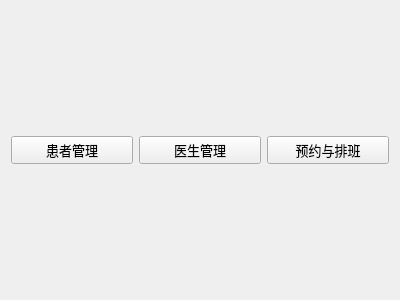
<?xml version="1.0" encoding="UTF-8"?>
<ui version="4.0">
 <class>WelcomeView</class>
 <widget class="QWidget" name="WelcomeView">
  <property name="geometry">
   <rect>
    <x>0</x>
    <y>0</y>
    <width>400</width>
    <height>300</height>
   </rect>
  </property>
  <property name="windowTitle">
   <string>欢迎</string>
  </property>
  <layout class="QVBoxLayout" name="verticalLayout">
   <item>
    <spacer name="verticalSpacer">
     <property name="orientation">
      <enum>Qt::Orientation::Vertical</enum>
     </property>
     <property name="sizeHint" stdset="0">
      <size>
       <width>20</width>
       <height>119</height>
      </size>
     </property>
    </spacer>
   </item>
   <item>
    <layout class="QHBoxLayout" name="horizontalLayout">
     <item>
      <widget class="QPushButton" name="pushButton">
       <property name="enabled">
        <bool>true</bool>
       </property>
       <property name="font">
        <font>
         <pointsize>10</pointsize>
        </font>
       </property>
       <property name="text">
        <string>患者管理</string>
       </property>
      </widget>
     </item>
     <item>
      <widget class="QPushButton" name="pushButton_2">
       <property name="enabled">
        <bool>true</bool>
       </property>
       <property name="font">
        <font>
         <pointsize>10</pointsize>
        </font>
       </property>
       <property name="text">
        <string>医生管理</string>
       </property>
      </widget>
     </item>
     <item>
      <widget class="QPushButton" name="pushButton_3">
       <property name="enabled">
        <bool>true</bool>
       </property>
       <property name="font">
        <font>
         <pointsize>10</pointsize>
        </font>
       </property>
       <property name="text">
        <string>预约与排班</string>
       </property>
      </widget>
     </item>
    </layout>
   </item>
   <item>
    <spacer name="verticalSpacer_2">
     <property name="orientation">
      <enum>Qt::Orientation::Vertical</enum>
     </property>
     <property name="sizeHint" stdset="0">
      <size>
       <width>20</width>
       <height>119</height>
      </size>
     </property>
    </spacer>
   </item>
  </layout>
 </widget>
 <resources/>
 <connections/>
</ui>
